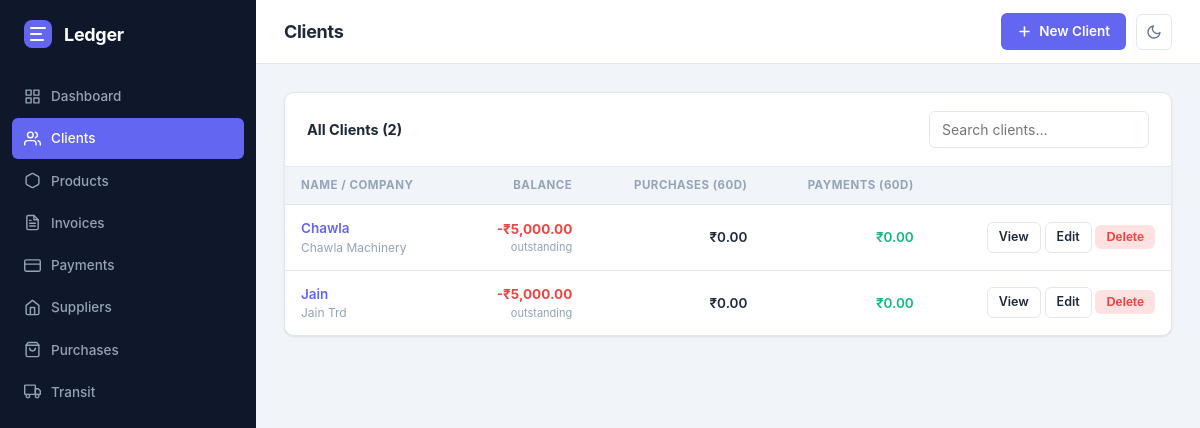
/clients/, run on the app's committed database.
### tables this page shows
CREATE TABLE clients (
            id          INTEGER PRIMARY KEY AUTOINCREMENT,
            name        TEXT NOT NULL,
            company     TEXT,
            email       TEXT,
            phone       TEXT,
            address     TEXT,
            city        TEXT,
            country     TEXT,
            tax_id      TEXT,
            notes       TEXT,
            created_at  TIMESTAMP DEFAULT CURRENT_TIMESTAMP,
            updated_at  TIMESTAMP DEFAULT CURRENT_TIMESTAMP
        , opening_balance REAL DEFAULT 0);

### app/routes/clients.py (the view)
@bp.route("/")
def list_clients():
    clients = client_service.get_all_clients()
    return render_template("clients/list.html", clients=clients)

### app/__init__.py (called while the page is built)
def _format_inr(value):
    try:
        num = float(value or 0)
    except (TypeError, ValueError):
        num = 0.0
    negative = num < 0
    integer_part, decimal_part = f"{abs(num):.2f}".split(".")
    if len(integer_part) <= 3:
        formatted = integer_part
    else:
        last_three = integer_part[-3:]
        remaining = integer_part[:-3]
        groups = []
        while remaining:
            groups.append(remaining[-2:])
            remaining = remaining[:-2]
        groups.reverse()
        formatted = ",".join(groups) + "," + last_three
    result = f"₹{formatted}.{decimal_part}"
    return f"-{result}" if negative else result

### app/database.py (called while the page is built)
def get_db(app=None):
    from flask import current_app
    _app = app or current_app
    if "db" not in g:
        g.db = sqlite3.connect(_app.config["DATABASE"])
        g.db.row_factory = sqlite3.Row
        g.db.execute("PRAGMA foreign_keys = ON")
    return g.db

### app/templates/clients/list.html (shortened to what this page needs)
{% extends "base.html" %}
{% block page_title %}Clients{% endblock %}
{% block topbar_actions %}
  <a href="{{ url_for('clients.new_client') }}" class="btn btn-primary">
    <svg viewBox="0 0 24 24" fill="none" stroke="currentColor" stroke-width="2.5" stroke-linecap="round" stroke-linejoin="round"><line x1="12" y1="5" x2="12" y2="19"/><line x1="5" y1="12" x2="19" y2="12"/></svg>
    New Client
  </a>
{% endblock %}
{% block content %}
<div class="card">
  <div class="card-header">
    <span class="card-title">All Clients ({{ clients|length }})</span>
    <input type="search" id="clientSearch" placeholder="Search clients…" style="width:220px" oninput="filterTable(this.value,'clientTable')">
  </div>
  {% if clients %}
  <div class="table-wrap">
    <table id="clientTable">
      <thead>
        <tr>
          <th>Name / Company</th>
          <th style="text-align:right">Balance</th>
          <th style="text-align:right">Purchases (60d)</th>
          <th style="text-align:right">Payments (60d)</th>
          <th></th>
        </tr>
      </thead>
      <tbody>
        {% for c in clients %}
        {% set ob_debt = (c.opening_balance or 0)|abs %}
        {% set ob_paid = c.ob_paid or 0 %}
        {% set ob_remaining = [ob_debt - ob_paid, 0]|max %}
        {% set ob_excess = [ob_paid - ob_debt, 0]|max %}
        {% set balance = -(ob_remaining + (c.invoice_balance or 0)) + ob_excess %}
        <tr>
          <td>
            <a href="{{ url_for('clients.detail', client_id=c.id) }}"
               style="font-weight:600;color:var(--accent);text-decoration:none;">{{ c.name }}</a>
            {% if c.company %}<div style="font-size:12px;color:var(--text-muted)">{{ c.company }}</div>{% endif %}
          </td>
          <td style="text-align:right">
            {% if balance < 0 %}
              <span style="color:var(--danger);font-weight:700;">{{ balance|inr }}</span>
              <div style="font-size:11px;color:var(--text-muted)">outstanding</div>
            {% elif balance > 0 %}
              <span style="color:var(--success);font-weight:700;">{{ balance|inr }}</span>
              <div style="font-size:11px;color:var(--text-muted)">credit</div>
            {% else %}
              <span style="color:var(--warning);font-weight:700;">{{ balance|inr }}</span>
              <div style="font-size:11px;color:var(--text-muted)">settled</div>
            {% endif %}
          </td>
          <td style="text-align:right;font-weight:600;">
            {{ c.purchases_60d|inr }}
          </td>
          <td style="text-align:right;font-weight:600;color:var(--success)">
            {{ c.payments_60d|inr }}
          </td>
          <td style="text-align:right">
            <a href="{{ url_for('clients.detail', client_id=c.id) }}" class="btn btn-secondary btn-sm">View</a>
            <a href="{{ url_for('clients.edit_client', client_id=c.id) }}" class="btn btn-secondary btn-sm">Edit</a>
            <form class="confirm-inline" method="post" action="{{ url_for('clients.delete_client', client_id=c.id) }}"
                  onsubmit="return confirm('Delete {{ c.name }}? This cannot be undone.')">
              <button class="btn btn-danger btn-sm">Delete</button>
            </form>
          </td>
        </tr>
        {% endfor %}
      </tbody>
    </table>
  </div>
  {% endif %}
</div>
{% endblock %}

### app/static/css/main.css (style rules this page uses)
*, *::before, *::after { box-sizing: border-box; margin: 0; padding: 0; }
:root { --bg: #F1F5F9; --surface: #FFFFFF; --sidebar-bg: #0F172A; --sidebar-text:#94A3B8; --sidebar-hover:#1E293B; --accent: #6366F1; --accent-hover:#4F46E5; --accent-light:#EEF2FF; --success: #10B981; --success-light:#D1FAE5; --warning: #F59E0B; --warning-light:#FEF3C7; --danger: #EF4444; --danger-light:#FEE2E2; --info: #3B82F6; --info-light: #DBEAFE; --text-primary:#1E293B; --text-secondary:#64748B; --text-muted: #94A3B8; --border: #E2E8F0; --border-focus:#6366F1; --radius: 10px; --radius-sm: 6px; --radius-lg: 14px; --shadow-sm: 0 1px 3px rgba(0,0,0,.06), 0 1px 2px rgba(0,0,0,.04); --shadow: 0 4px 6px -1px rgba(0,0,0,.07), 0 2px 4px -1px rgba(0,0,0,.04); --shadow-md: 0 10px 15px -3px rgba(0,0,0,.08), 0 4px 6px -2px rgba(0,0,0,.04); --sidebar-w: 256px; --topbar-h: 64px; --font: -apple-system, BlinkMacSystemFont, 'Segoe UI', Roboto, 'Helvetica Neue', Arial, sans-serif; }
html, body { height: 100%; }
body { font-family: var(--font); background: var(--bg); color: var(--text-primary); display: flex; font-size: 14px; line-height: 1.5; }
.btn { display: inline-flex; align-items: center; gap: 7px; padding: 8px 16px; border-radius: var(--radius-sm); font-size: 13.5px; font-weight: 600; cursor: pointer; border: none; text-decoration: none; transition: background .15s, box-shadow .15s, transform .1s; white-space: nowrap; }
.btn svg { width: 15px; height: 15px; }
.btn-primary { background: var(--accent); color: #fff; }
.btn-secondary { background: var(--surface); color: var(--text-primary); border: 1px solid var(--border); }
.btn-danger { background: var(--danger-light); color: var(--danger); }
.btn-sm { padding: 5px 11px; font-size: 12.5px; }
.card { background: var(--surface); border: 1px solid var(--border); border-radius: var(--radius); box-shadow: var(--shadow-sm); }
.card-header { display: flex; align-items: center; justify-content: space-between; padding: 18px 22px; border-bottom: 1px solid var(--border); }
.card-title { font-size: 14.5px; font-weight: 700; color: var(--text-primary); }
.table-wrap { overflow-x: auto; }
table { width: 100%; border-collapse: collapse; }
thead th { padding: 10px 16px; text-align: left; font-size: 11.5px; font-weight: 700; text-transform: uppercase; letter-spacing: .5px; color: var(--text-muted); border-bottom: 1px solid var(--border); background: var(--bg); }
tbody tr { transition: background .1s; }
tbody td { padding: 13px 16px; font-size: 13.5px; color: var(--text-primary); border-bottom: 1px solid var(--border); vertical-align: middle; }
tbody tr:last-child td { border-bottom: none; }
input, select, textarea { padding: 9px 12px; border: 1.5px solid var(--border); border-radius: var(--radius-sm); font-size: 14px; font-family: var(--font); color: var(--text-primary); background: var(--surface); transition: border-color .15s, box-shadow .15s; width: 100%; }
.confirm-inline { display: inline; }

### data on the page
clients: name "Chawla", company "Chawla Machinery", balance "-₹5,000.00", purchases_60d|inr "₹0.00", payments_60d|inr "₹0.00"
clients: name "Jain", company "Jain Trd", balance "-₹5,000.00", purchases_60d|inr "₹0.00", payments_60d|inr "₹0.00"

### other printed values
{{ clients|length }} "2"
